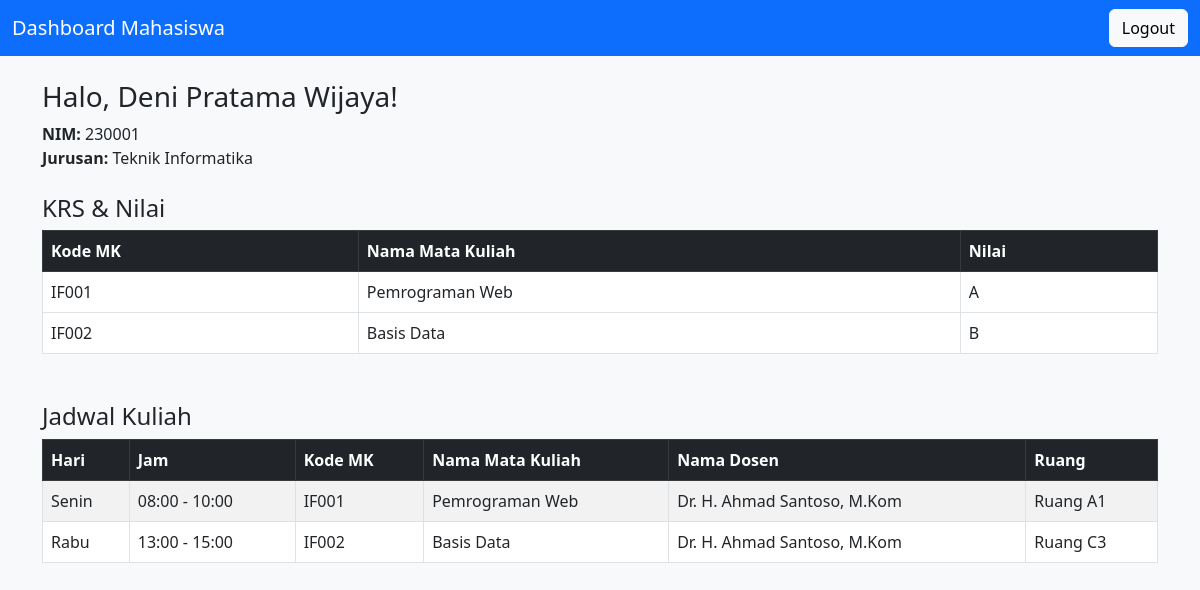
Page /dashboard-mahasiswa.php (signed in) on the committed database.
### tables this page shows
CREATE TABLE `mahasiswa` (
  `nim` varchar(10) NOT NULL,
  `nama` varchar(100) DEFAULT NULL,
  `jurusan` varchar(100) DEFAULT NULL,
  `alamat` text DEFAULT NULL,
  `password` varchar(255) DEFAULT NULL
);

CREATE TABLE `krs` (
  `id_krs` int(11) NOT NULL,
  `nim` varchar(10) DEFAULT NULL,
  `kode_mk` varchar(10) DEFAULT NULL
);

CREATE TABLE `matakuliah` (
  `kode_mk` varchar(10) NOT NULL,
  `nama_mk` varchar(100) DEFAULT NULL,
  `sks` int(11) DEFAULT NULL
);

CREATE TABLE `nilai` (
  `id_nilai` int(11) NOT NULL,
  `nim` varchar(10) DEFAULT NULL,
  `kode_mk` varchar(10) DEFAULT NULL,
  `nilai` char(2) DEFAULT NULL
);

CREATE TABLE `jadwal` (
  `id_jadwal` int(11) NOT NULL,
  `kode_mk` varchar(10) DEFAULT NULL,
  `nip` varchar(10) DEFAULT NULL,
  `nama_dosen` varchar(30) DEFAULT NULL,
  `hari` varchar(20) DEFAULT NULL,
  `jam_mulai` time DEFAULT NULL,
  `jam_selesai` time DEFAULT NULL,
  `ruang` varchar(50) DEFAULT NULL
);

### dashboard-mahasiswa.php (the view, shortened to what this page needs)
<?php
include 'config/koneksi.php';
$nim = $_SESSION['id'];
$mhs = $conn->query("SELECT * FROM mahasiswa WHERE nim='$nim'")->fetch_assoc();
$krs = $conn->query("SELECT krs.kode_mk, mk.nama_mk, n.nilai
                    FROM krs
                    JOIN matakuliah mk ON krs.kode_mk = mk.kode_mk
                    LEFT JOIN nilai n ON krs.nim = n.nim AND krs.kode_mk = n.kode_mk
                    WHERE krs.nim='$nim'");
?>
<!DOCTYPE html>
<html>
<head>
  <link href="https://cdn.jsdelivr.net/npm/bootstrap@5.3.0/dist/css/bootstrap.min.css" rel="stylesheet">
  <link rel="stylesheet" href="style.css">
</head>
<body>
<nav class="navbar navbar-dark bg-primary">
  <div class="container-fluid">
    <span class="navbar-brand">Dashboard Mahasiswa</span>
    <a href="logout.php" class="btn btn-light">Logout</a>
  </div>
</nav>
<div class="container mt-4">
  <h3>Halo, <?= $mhs['nama'] ?>!</h3>
  <p><strong>NIM:</strong> <?= $mhs['nim'] ?> <br>
     <strong>Jurusan:</strong> <?= $mhs['jurusan'] ?></p>
  <h4 class="mt-4">KRS & Nilai</h4>
  <table class="table table-bordered">
    <thead class="table-dark">
      <tr>
        <th>Kode MK</th>
        <th>Nama Mata Kuliah</th>
        <th>Nilai</th>
      </tr>
    </thead>
    <tbody>
      <?php while ($row = $krs->fetch_assoc()): ?>
      <tr>
        <td><?= $row['kode_mk'] ?></td>
        <td><?= $row['nama_mk'] ?></td>
        <td><?= $row['nilai'] ?? '-' ?></td>
      </tr>
      <?php endwhile; ?>
    </tbody>
  </table>
    <h4 class="mt-5">Jadwal Kuliah</h4>
  <table class="table table-striped table-bordered">
    <thead class="table-dark">
      <tr>
        <th>Hari</th>
        <th>Jam</th>
        <th>Kode MK</th>
        <th>Nama Mata Kuliah</th>
        <th>Nama Dosen</th>
        <th>Ruang</th>
      </tr>
    </thead>
    <tbody>
      <?php
      $jadwal = $conn->query("
        SELECT j.*, mk.nama_mk
        FROM krs k
        JOIN jadwal j ON k.kode_mk = j.kode_mk
        JOIN matakuliah mk ON mk.kode_mk = j.kode_mk
        WHERE k.nim = '$nim'
        ORDER BY FIELD(j.hari, 'Senin','Selasa','Rabu','Kamis','Jumat','Sabtu'), j.jam_mulai
      ");
      while ($row = $jadwal->fetch_assoc()):
      ?>
      <tr>
        <td><?= $row['hari'] ?></td>
        <td><?= substr($row['jam_mulai'], 0, 5) ?> - <?= substr($row['jam_selesai'], 0, 5) ?></td>
        <td><?= $row['kode_mk'] ?></td>
        <td><?= $row['nama_mk'] ?></td>
        <td><?= $row['nama_dosen'] ?></td>
        <td><?= $row['ruang'] ?></td>
      </tr>
      <?php endwhile; ?>
    </tbody>
  </table>
</div>
</body>
</html>

### style.css (style rules this page uses)
body { background-color: #f8f9fa; font-family: 'Segoe UI', sans-serif; }

### rows in the picture
mahasiswa: nama "Deni Pratama Wijaya", nim "230001", jurusan "Teknik Informatika"
krs: kode_mk "IF001", kode_mk.nama_mk "Pemrograman Web", nilai.nilai "A"
krs: kode_mk "IF002", kode_mk.nama_mk "Basis Data", nilai.nilai "B"
jadwal: hari "Senin", jam_mulai "08:00", jam_selesai "10:00", kode_mk "IF001", kode_mk.nama_mk "Pemrograman Web", nama_dosen "Dr. H. Ahmad Santoso, M.Kom", ruang "Ruang A1"
jadwal: hari "Rabu", jam_mulai "13:00", jam_selesai "15:00", kode_mk "IF002", kode_mk.nama_mk "Basis Data", nama_dosen "Dr. H. Ahmad Santoso, M.Kom", ruang "Ruang C3"
